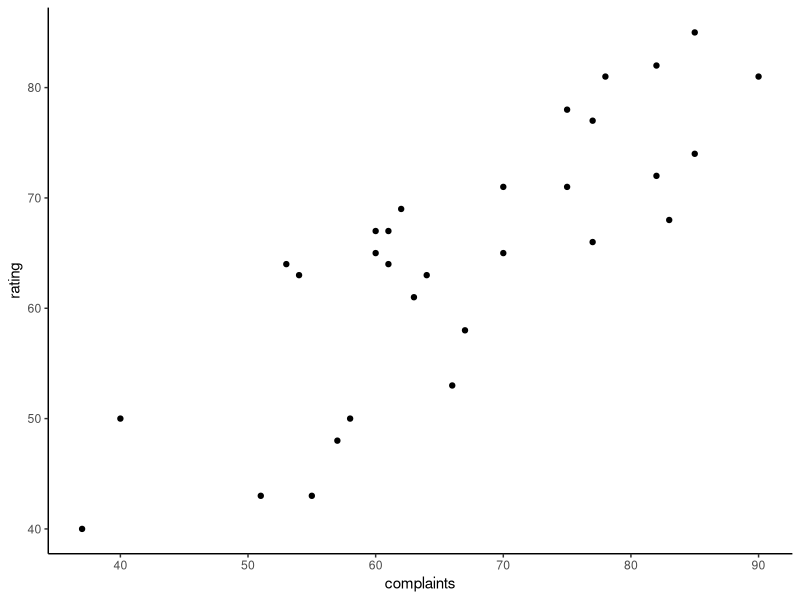

Write the R code that produced this figure.
## ---- chunk 1
library(tidyverse)
## ---- chunk 2
help("attitude")

dat <- attitude
## ---- chunk 3

ggplot(attitude,  
 aes(x = complaints, y = rating)) +
 geom_point() +
 theme_classic()


# positive as when complaint handling is more positive, ratings increase 
## ---- chunk 4
reg <- lm(rating ~ complaints, attitude)

summary(reg)
## ---- chunk 5
# there is a significantly positive relation between positive handling of complaints and rating
## ---- chunk 6
# rating would increase by

coef(reg)[2]*3
## ---- chunk 7
attitude_std <- data.frame(scale(attitude))

reg_std <- lm(rating ~ complaints, attitude_std)

summary(reg_std)

# intercept is now 0 and the slope is now .83. Everything else remains the same.
## ---- chunk 8
# we would expect ratings to be
coef(reg_std)[2]*-1
## ---- chunk 9

mean_rtg <- mean(attitude$rating) 
sd_rtg <- sd(attitude$rating)


# the formula to do so is Mean + (SD_rating*predicted_y_value_std)

mean_rtg + (sd_rtg * (coef(reg_std)[2]*-1))


# this is because -.83 stands for "-.83 standard deviations below the mean of rating", which is   54.56 in unstandardized units.

# for IQ it would be 100 + (15*-.83) = 87.55

## ---- chunk 10
mean_cmpl <- mean(attitude$complaints) 
sd_cmpl <- sd(attitude$complaints)

# simpler here because we just need to multiply by -1 because we are "one standard deviation below the average complaint handling" 

X_value <- mean_cmpl + (sd_cmpl * -1)

coef(reg)[1] + coef(reg)[2]*X_value
